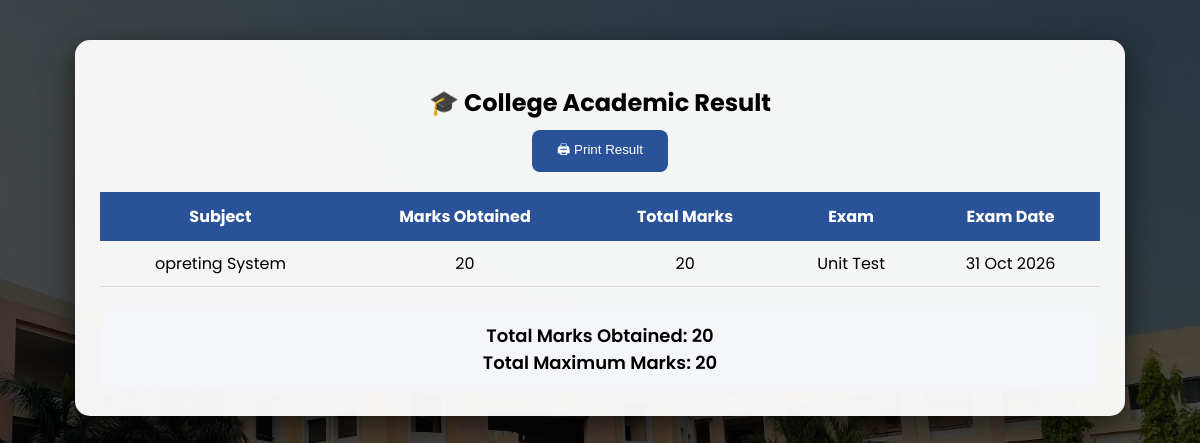
Screenshot of /student/view_marks.php (signed in) with the database file from the repository.
### tables this page shows
CREATE TABLE `marks` (
  `id` int(11) NOT NULL,
  `student_id` varchar(20) DEFAULT NULL,
  `subject` varchar(100) DEFAULT NULL,
  `marks` int(11) DEFAULT NULL,
  `total_marks` int(11) DEFAULT NULL,
  `exam_type` varchar(50) DEFAULT NULL,
  `created_at` timestamp NOT NULL DEFAULT current_timestamp(),
  `exam_date` date DEFAULT NULL
);

### student/view_marks.php (the view, shortened to what this page needs)
<?php
include("../db.php");
$student_id = $_SESSION['student_id'];
$query = "SELECT * FROM marks WHERE student_id='$student_id' ORDER BY exam_date DESC";
$result = mysqli_query($conn,$query);
$total_marks = 0;
$total_obtained = 0;
?>
<!DOCTYPE html>
<html>
<head>
</head>
<body>
<div class="container">
<h2>🎓 College Academic Result</h2>
<button class="printbtn" onclick="window.print()">🖨 Print Result</button>
<table>
<tr>
<th>Subject</th>
<th>Marks Obtained</th>
<th>Total Marks</th>
<th>Exam</th>
<th>Exam Date</th>
</tr>
<?php
while($row=mysqli_fetch_assoc($result)) {
$total_marks += $row['total_marks'];
$total_obtained += $row['marks'];
?>
<tr>
<td><?php echo $row['subject']; ?></td>
<td><?php echo $row['marks']; ?></td>
<td><?php echo $row['total_marks']; ?></td>
<td><?php echo $row['exam_type']; ?></td>
<td>
<?php
if(!empty($row['exam_date'])){
echo date("d M Y", strtotime($row['exam_date']));
}else{
echo "-";
}
?>
</td>
</tr>
<?php } ?>
</table>
<div class="summary">
Total Marks Obtained: <?php echo $total_obtained; ?><br>
Total Maximum Marks: <?php echo $total_marks; ?>
</div>
</div>
</body>
</html>

### student/view_marks.php (style rules this page uses)
body { margin:0; font-family:Poppins; background:url('images/college.jpg') no-repeat center center fixed; background-size:cover; }
body::before { content:""; position:fixed; top:0; left:0; width:100%; height:100%; background:rgba(0,0,0,0.7); z-index:-1; }
.container { max-width:1000px; margin:40px auto; background:rgba(255,255,255,0.95); padding:25px; border-radius:15px; box-shadow:0 10px 30px rgba(0,0,0,0.6); }
h2 { text-align:center; margin-bottom:10px; }
.printbtn { display:block; margin:10px auto 20px auto; padding:10px 25px; background:#2a5298; color:white; border:none; border-radius:8px; cursor:pointer; }
table { width:100%; border-collapse:collapse; }
th { background:#2a5298; color:white; padding:12px; }
td { padding:10px; text-align:center; border-bottom:1px solid #ddd; }
.summary { margin-top:20px; padding:15px; background:#f4f6f9; border-radius:10px; text-align:center; font-weight:600; font-size:18px; }

### rows the page displays
marks: subject "opreting System", marks "20", total_marks "20", exam_type "Unit Test", exam_date "31 Oct 2026"

### other values shown
$total_obtained "20"
$total_marks "20"
